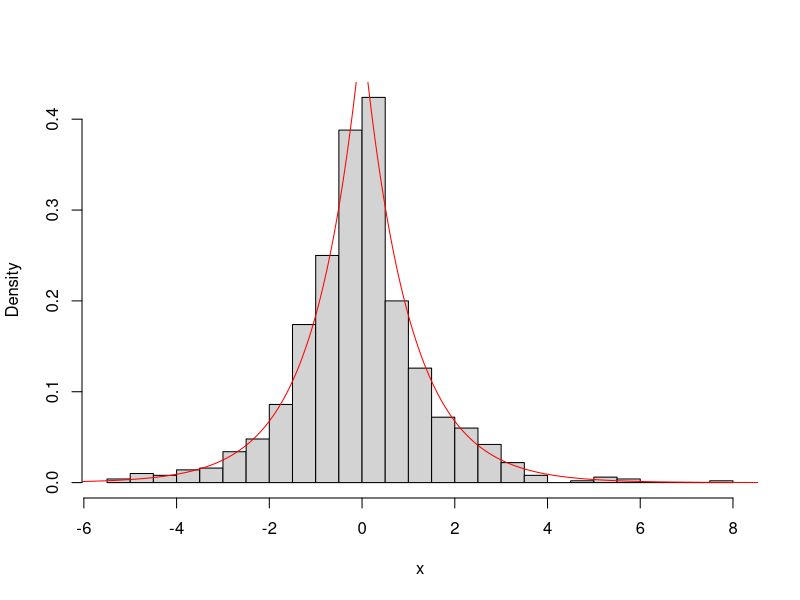
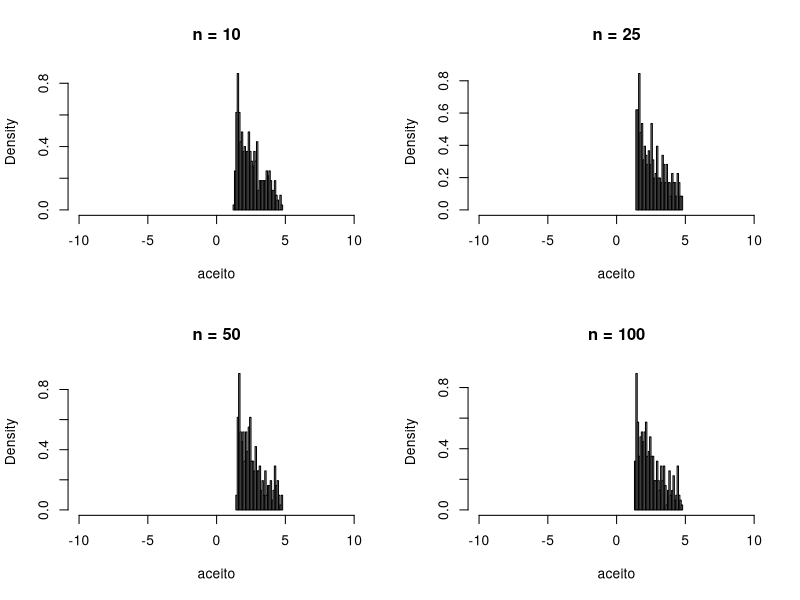
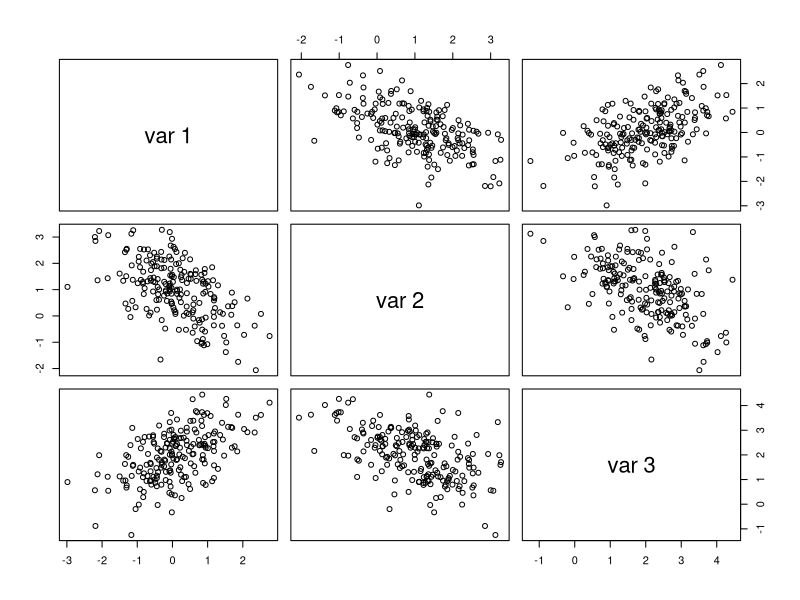
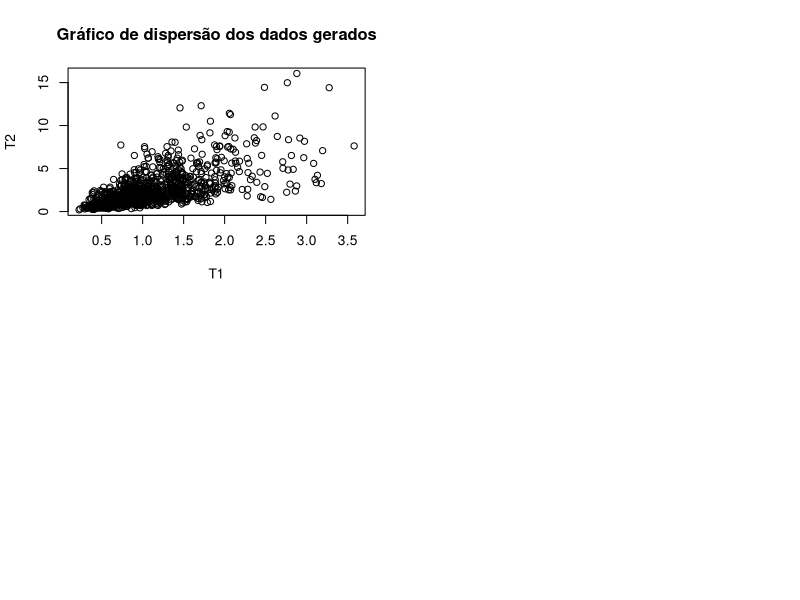

These charts were generated, in order, by the following R code:
## ---- chunk 1
# preparação do ambiente
set.seed(345)
## ---- chunk 2
n <- 1000
u <- runif(n)
x <- ifelse(u <= 0.5, log(2*u), -log(2*(1 - u)))

t <- seq(-10, 10, 0.01)
hist(x, probability = TRUE, main = "", breaks = 30)
lines(t, 0.5 * exp(-abs(t)), col = "red")
## ---- chunk 3
theta_0 <- 3
n <- c(10, 25, 50, 100)
Nsim <- 2500

set.seed(123)

posteriori <- function(n, theta0, Nsim) {
  # step 1: amostra de x
  x <- rnorm(n, theta0, 1)
 
  # step 2: amostra de y e u (candidatos e uniforme)
  y <- rcauchy(Nsim)
  g_y <- dcauchy(y)                    
  
  # f(y): priori * verossimilhança
  priori_y <- dcauchy(y)
  lik_y <- sapply(y, function(t) prod(dnorm(x, mean = t, sd = 1)))
  f_y <- priori_y * lik_y


  ratio <- f_y / g_y
  # o menor valor que garante que M >= f_y/g_y 
  M <- max(ratio)
  u <- runif(Nsim, 0, M)
  
  # step 3: aceitação-rejeição
  aceito <- y[u <= (ratio / M)]

  # visualização
    hist(aceito, probability = TRUE, main = paste("n =", n), 
    xlim = c(-10, 10), breaks = 30)
  
}

# estendendo para n = 10, 25, 50, 100
par(mfrow = c(2,2))
sapply(c(10, 25, 50, 100), posteriori, theta0 = theta_0, Nsim = Nsim)
## ---- chunk 4
rmvn.Choleski <- function(n, mu, Sigma) {
d <- length(mu)
Q <- chol(Sigma)
Z <- matrix(rnorm(n*d), nrow=n, ncol=d)
X <- Z %*% Q + matrix(mu, n, d, byrow=TRUE)
X}

Sigma <- matrix(c(1.0, -0.5, 0.5,
                  -0.5, 1.0, -0.5,
                  0.5, -0.5, 1.0), nrow = 3, byrow = TRUE)
mu <- c(0, 1, 2)
n <- 200
X <- rmvn.Choleski(n, mu, Sigma)
pairs(X)
## ---- chunk 5
alpha1 <- 0.5
alpha2 <- 0.8
beta1 <- 1
beta2 <- 2
rho <- 0.7
## ---- chunk 6
U1 <- rnorm(1000, 0, 1)
U2 <- rnorm(1000, 0, 1)
## ---- chunk 7
Z1 <- (sqrt(1 + rho) + sqrt(1 - rho)) / 2 * U1 +
 (sqrt(1 + rho) - sqrt(1 - rho)) / 2 * U2
Z2 <- (sqrt(1 + rho) - sqrt(1 - rho)) / 2 * U1 + 
(sqrt(1 + rho) + sqrt(1 - rho)) / 2 * U2
## ---- chunk 8
T1 <- beta1 * (0.5 * alpha1 * Z1 + sqrt((0.5 * alpha1 * Z1)^2 + 1))^2
T2 <- beta2 * (0.5 * alpha2 * Z2 + sqrt((0.5 * alpha2 * Z2)^2 + 1))^2
## ---- chunk 9
plot(T1, T2, xlab = "T1", ylab = "T2", main = "Gráfico de dispersão dos dados gerados")
